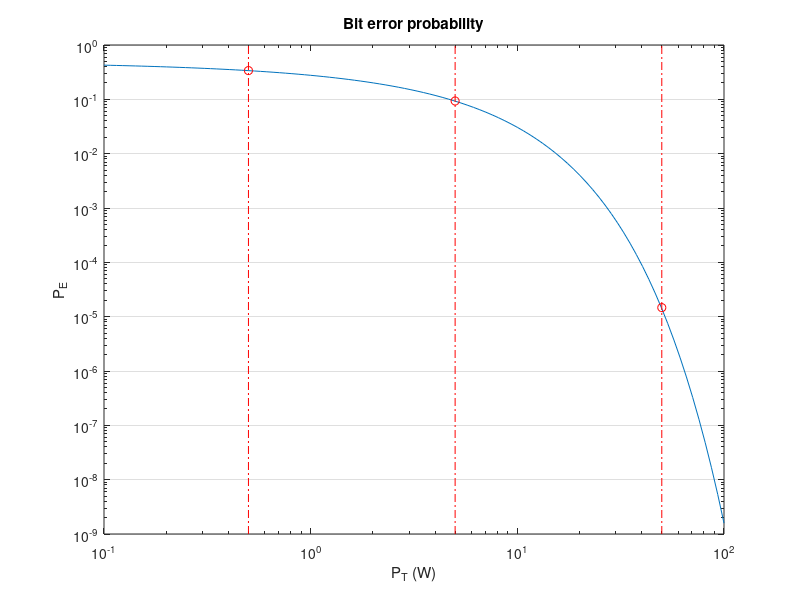

This chart was generated by the following MATLAB code:
% script setup
clear all
pkg load communications
addpath ("../../../proj3/scripts/")

%%% constants
% standard temperature
t_0 = 290;
% boltzmann constant
k = 1.38064852e-23;
% B * T_b
bt_b_db = 3;

%%% input parameters
d = 41e6;
lambda = 0.15;
bw = 50e3;
p_t = logspace(-1, 2, 100);
g_t_db = 30;
a_r = 0;
g_r_db = 0;
l_0_db = 3;
t_r = 700;

% mag2db: 20 * log(x)
% pow2db: 10 * log(x)

% calculate free-space loss
fsl_db = mag2db(lambda / (4 * pi * d));

% calculate received signal power (A.70)
p_r_db = fsl_db + pow2db(p_t) + g_t_db + g_r_db - l_0_db;

% calculate noise level power 
p_int_db = pow2db(k * t_r * bw);  % (A.72)
% p_int_db = pow2db(k * t_0) + pow2db(t_r / t_0) + pow2db(bw);  % (A.73)

% calculate SNR at receiver output
snr_0_db = p_r_db - p_int_db;


% calculate energy-per-bit-to-noise spectral density ratio
eb_n0_db = snr_0_db + bt_b_db;

% calculate bit error probability
p_e = qfunc(sqrt(2 * db2pow(eb_n0_db)));


loglog(p_t, p_e);
hold on
loglog([0.5 0.5], [1e-9 1e+0], '-.r')
loglog([5   5],   [1e-9 1e+0], '-.r')
loglog([50 50],   [1e-9 1e+0], '-.r')
loglog(0.5, p_e([~,idx] = min(abs(p_t - 0.5))), 'ro')
loglog(5,   p_e([~,idx] = min(abs(p_t - 5))),   'ro')
loglog(50,  p_e([~,idx] = min(abs(p_t - 50))),  'ro')
%axis([1e-1 1e+2 1e-9 1e+0])
title('Bit error probability');
xlabel({'P_T (W)'});
ylabel({'P_E'});
set(gca,'ygrid','on')
set(gca,'xgrid','off')


